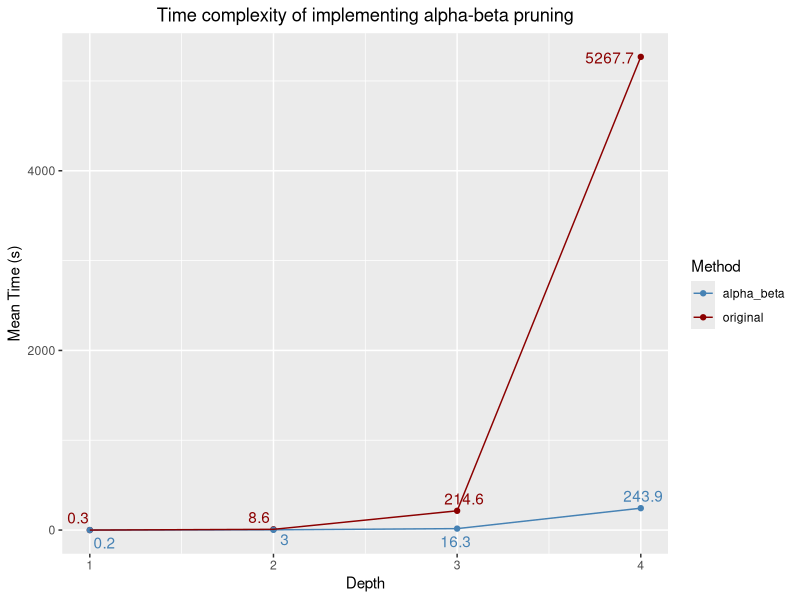
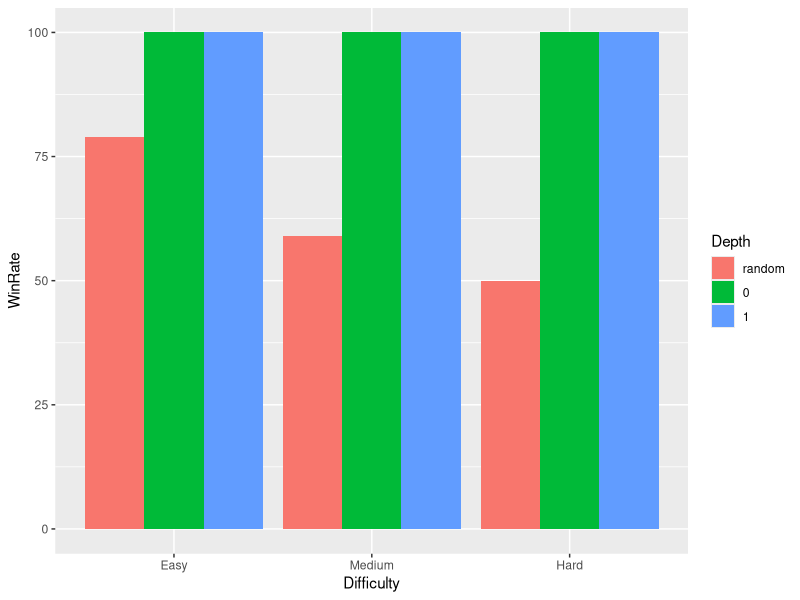

These figures' R source, in order:
library(tidyverse)
library(ggrepel)

Depth <- c(1, 2, 3, 4, 1, 2, 3, 4)
Time <- c(0.341, 8.561, 214.574, 5267.744, 0.151, 2.954, 16.337, 243.913)
Method <- c(rep("original", 4), rep("alpha_beta", 4))

df <- data.frame(Depth, Time, Method)

ggplot(df, aes(x = Depth, y = Time, color = Method)) + 
  geom_point() + 
  geom_line() + 
  geom_text_repel(label = round(Time, 1), show.legend = FALSE) + 
  scale_color_manual(values = c("steelblue", "darkred")) + 
  labs(title="Time complexity of implementing alpha-beta pruning",
       y = "Mean Time (s)") + 
  theme(plot.title = element_text(hjust = 0.5))



Depth <- c("random", 0, 1, "random", 0, 1, "random", 0, 1)
Case <- c(rep("Easy", 3), rep("Medium", 3), rep("Hard", 3))
WinRate <- c(79, 100, 100, 59, 100, 100, 50, 100, 100)

df2 <- data.frame(Depth, Case, WinRate)

df2 %>%
  group_by(Case) %>%
  ggplot() +
  geom_col(
    aes(
      x = factor(Case, levels=c("Easy", "Medium", "Hard")),
      y = WinRate,
      group = factor(Depth, levels=c("random", 0, 1)),
      fill = factor(Depth, levels=c("random", 0, 1))
    ),
    position = "dodge"
  ) + 
  labs(fill = "Depth",
       x = "Difficulty")


